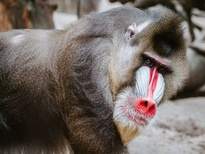
#> input picture Lab2_Matthieu_Roux_20013052/baboon.jpg, 205 x 154 px, shrunk from 640 x 480 before the run
$ jupyter execute Main_MatthieuRoux_20013052.ipynb
#> lines starting #> are read from the running program, lines starting #| are printed output that depends on the picture
# ELEC 474 Lab2: K-Means Clustering

Matthieu Roux - 20013052

For Lab 2 we will be implementing a k-means clustering algorithm. We will perform color quantization on an image using k-means with random center(s) initialization

[cell 1]
import numpy as np
import cv2
import math
import time

# terminal colours
TGREEN = "\033[32m"  # Green character
TYELLOW = "\033[93m"  # Yellow text character
ENDC = "\033[m"  # reset to the defaults

# you can use baboon_smal.jpg for a smaller image of the baboon that will compute faster
img_path = "baboon.jpg"
img = cv2.imread(img_path)
#> img is the input picture: shape (154, 205, 3); mean B, G, R 98.1, 103.5, 113.1

img_height = img.shape[0]
#> img_height = 154
img_width = img.shape[1]
#> img_width = 205
supbixel_range = img.shape[2]
#> supbixel_range = 3


# generate a k, the number of clusters (colors) we will have
max_k_value = 15  # we will set a max value for k so that we don't generate an out of control amount of clusters
k = np.random.randint(low=2, high=max_k_value)

A lot of waiting has to be done here so I thought implementing this would help with the waiting :)

[cell 2]
def printProgressBar(
    iteration,
    total,
    prefix="",
    suffix="",
    decimals=1,
    length=100,
    fill=TYELLOW + ".",
    printEnd="",
):
    """
    Call in a loop to create terminal progress bar.
    @params:
        iteration   - Required  : current iteration (Int)
        total       - Required  : total iterations (Int)
        prefix      - Optional  : prefix string (Str)
        suffix      - Optional  : suffix string (Str)
        decimals    - Optional  : positive number of decimals in percent complete (Int)
        length      - Optional  : character length of bar (Int)
        fill        - Optional  : bar fill character (Str)d
        printEnd    - Optional  : end character (e.g. "\r", "\r\n") (Str)
    """
    percent = ("{0:." + str(decimals) + "f}").format(100 * (iteration / float(total)))
    filledLength = int(length * iteration // total)
    bar = fill * filledLength + " " * (length - filledLength)
    print(f"\r{ENDC}{prefix} |{bar} {ENDC}| {percent}% {suffix}", end=printEnd)
    # Print New Line on Complete
    if iteration == total:
        print()

[cell 3]
def euclidean_distance(p1, p2):
    """
    euclidean_distance(element_1, element_2)
        Returns the euclidean distance between point 1 and 2 point 1 and 2 are 2 arrays of length n. n represents the dimension of points 1 and 2.
        It's my way of finding distance metrics.
    """
    p1_int = [int(attribute) for attribute in p1]
    p2_int = [int(attribute) for attribute in p2]
    return math.sqrt(sum([(a - b) ** 2 for a, b in zip(p1_int, p2_int)]))


def choose_region(pixel, cluster_centers):
    euclidean_distances = [
        euclidean_distance(cluster_center, pixel) for cluster_center in cluster_centers
    ]
    minval = min(euclidean_distances)
    index = euclidean_distances.index(minval)
    return index


def get_voronoi_average(cluster_centers):
    region_sizes = np.zeros((k, supbixel_range))
    region_totals = np.zeros((k, supbixel_range))
    region_map = np.zeros((img_height, img_width), np.uint8)

    iteration = 0
    total_steps = img_height * img_width
    for index in np.ndindex(img.shape[:2]):
        # The region index is the index the of the cluster region in cluster_centers
        region_index = choose_region(img[index], cluster_centers)

        # Add this region to the region map
        region_map[index] = region_index

        # region_sizes keeps tabs on how many pixels there are in each region
        region_sizes[region_index] = region_sizes[region_index] + 1

        # region totals will be later divided by the region_sizes a region's mean value
        region_totals[region_index] = np.add(region_totals[region_index], img[index])

        # progress bar stuff, it's necessary, trust me
        if iteration % 1000 == 0 or iteration == total_steps:
            printProgressBar(iteration=iteration, total=total_steps)
        iteration = iteration + 1
        means = [
            np.uint8(total / size) for total, size in zip(region_totals, region_sizes)
        ]
    return means, region_map

[cell 4]
def is_within_threshold(threshold, cluster_centers, region_means):
    for center, region in zip(cluster_centers, region_means):
        if euclidean_distance(center, region) > threshold:
            return False
    return True

def compute_clusters(k, threshold=30, max_loops=3):
    # compute cluster centers
#> called with k = 14, threshold = 30, max_loops = 3
    cluster_indexes = [
        (
            np.random.randint(low=0, high=img_height),
            np.random.randint(low=0, high=img_width),
        )
        for i in range(k)
    ]
    cluster_centers = [img[index] for index in cluster_indexes]
#> cluster_centers = [[182, 184, 184], [106, 115, 112], [20, 27, 30], [62, 71, 80], [23, 32, 45], [237, 223, 205], [143, 147, 141], [63, 70, 87], [30, 33, 41], [157, 161, 166], [52, 59, 68], [21, 28, 37], [162, 167, 168], [142, 136, 141]]

    for loop in range(max_loops):
        # get the Voronoid regions
        region_means, region_map = get_voronoi_average(cluster_centers)

        if is_within_threshold(threshold, cluster_centers, region_means):
            print(
                "\n\nSegmentation took ", TGREEN + str(loop + 1), ENDC, " runs", end=""
            )
            return cluster_centers, region_map
        print(
            ENDC + "\nMeans do not match the threshold yet. Currently in loop: ",
            str(loop + 1),
            end="",
        )
        # if we are not within the threshold update the cluster_center values with means
        cluster_centers = region_means
#> this loop made 1 pass
#> pass 1, in compute_clusters, `region_means, region_map = get_voronoi_average(cluster_centers)`:
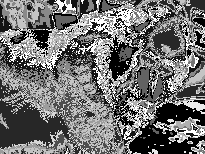
#> region_map: shape (154, 205); min 0, max 13, mean 5.78; drawn with min black and max white
    return cluster_centers, region_map

`update_img` uses the computed clusters to update the image

[cell 5]
def update_img(k, img):
    # Printing messages
    print(
        "Computing regions... Please wait\n\nWe will divide the image in ",
        TGREEN + str(k),
        ENDC,
        " colors!",
        end="",
    )
    start = time.time()
    print()

    cluster_centers, pixel_to_region_map = compute_clusters(k)
    for index in np.ndindex(pixel_to_region_map.shape[:2]):
        img[index] = cluster_centers[pixel_to_region_map[index]]
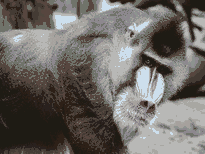
#> img: shape (154, 205, 3); mean B, G, R 100.9, 105.1, 108.9

    # Print end of computation fanfare
    end = time.time()
    print("Computation time:\t", int(end - start), "s\n")
    return img

[cell 6]
# reset all is used to reset the image
def reset_all():
    global img
    img = cv2.imread(img_path)

# on_trackbar is called when the trackbar is changed, it updates the threshold
def on_trackbar(val):
    global k, img
    k = val
    reset_all()
    img = update_img(k, img)


# segment the image
img = update_img(k, img)

# display the window
window_name = img_path
cv2.namedWindow(window_name)


# create trackbar
cv2.createTrackbar("k", window_name, k, max_k_value, on_trackbar)
while True:
    # Wait a little bit for the image to re-draw
    key = cv2.waitKey(5)
#> (key x is pressed here)
